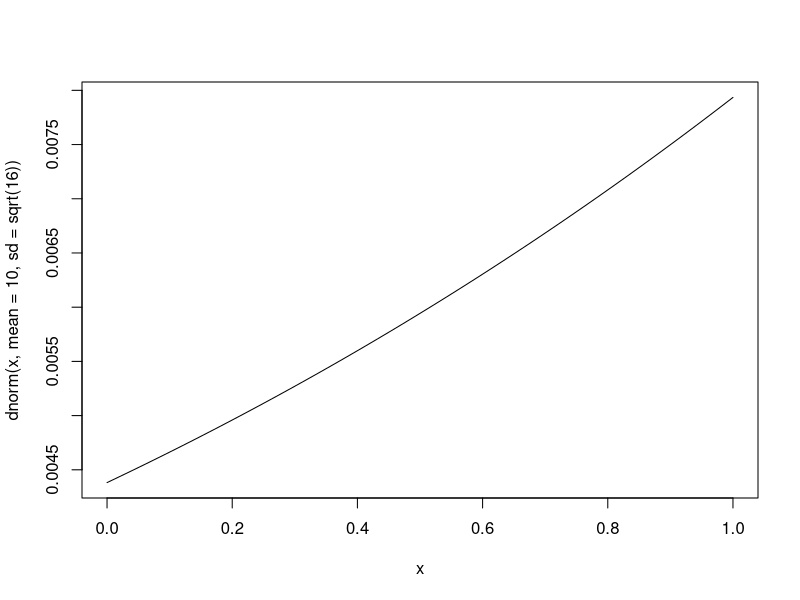
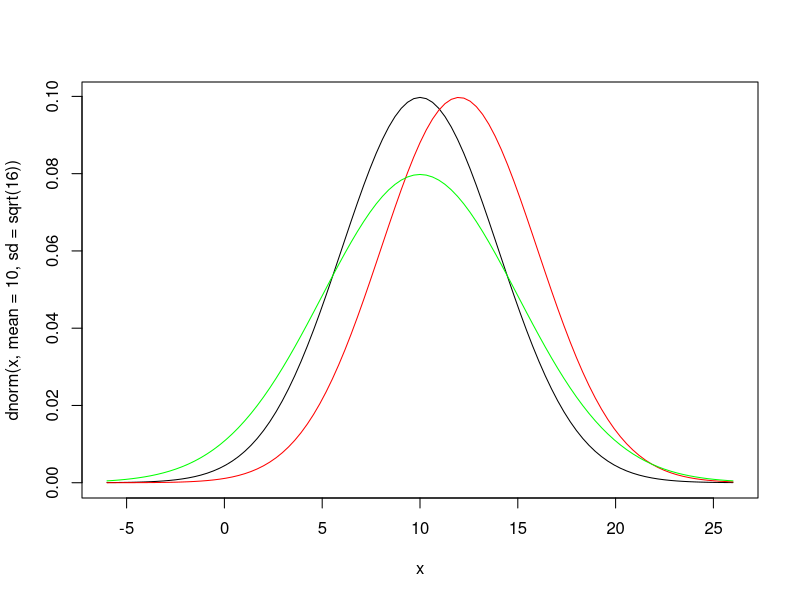

These charts were generated, in order, by the following R code:
#' The Normal Distribution
#' Let X ~ Normal(mu, sigma^2)
#' When you want to obtain the CDF of X we use pnorm()
#' X ~ Normal(10, 16)
#' F(6) = P(X <= 6)
#' 

pnorm(q = 6, mean = 10, sd = sqrt(16))
#' P(2 < X <12)
#' F(12) - F(2)
pnorm(12, 10, 4) - pnorm(2, 10, 4)

#' The pdf of a normal is given by dnorm()
dnorm(x = 6, mean = 10, sd = 4)

#' To draw the pdf of a normal distribution
#' we can use the function curve() with dnorm()
#' 
curve(dnorm(x, mean = 10, sd = sqrt(16)))
curve(dnorm(x, mean = 10, sd = sqrt(16)), from = -6, to = 26)
curve(dnorm(x, mean = 12, sd = sqrt(16)), add = TRUE, col="red")
curve(dnorm(x, mean = 10, sd = sqrt(25)), add = TRUE, col="green")


#' Random generation obtained using rnorm()
rnorm(n = 100, mean = 10, sd = 4)

#' To replicate random generations, use a seed with
#' function set.seed()
#' 
set.seed(520) #any number will do
rnorm(n = 100, mean = 10, sd = 4)




#' The uniform distribution
punif(q = 2, min = 0, max = 4) #CDF
punif(2, 0, 4) - punif(1, 0, 4)

dunif(-1, 0 ,4)

punif(c(1,2), 0 ,4)

# [1] 0.25 0.50 these are the values of F(1) and F(2)